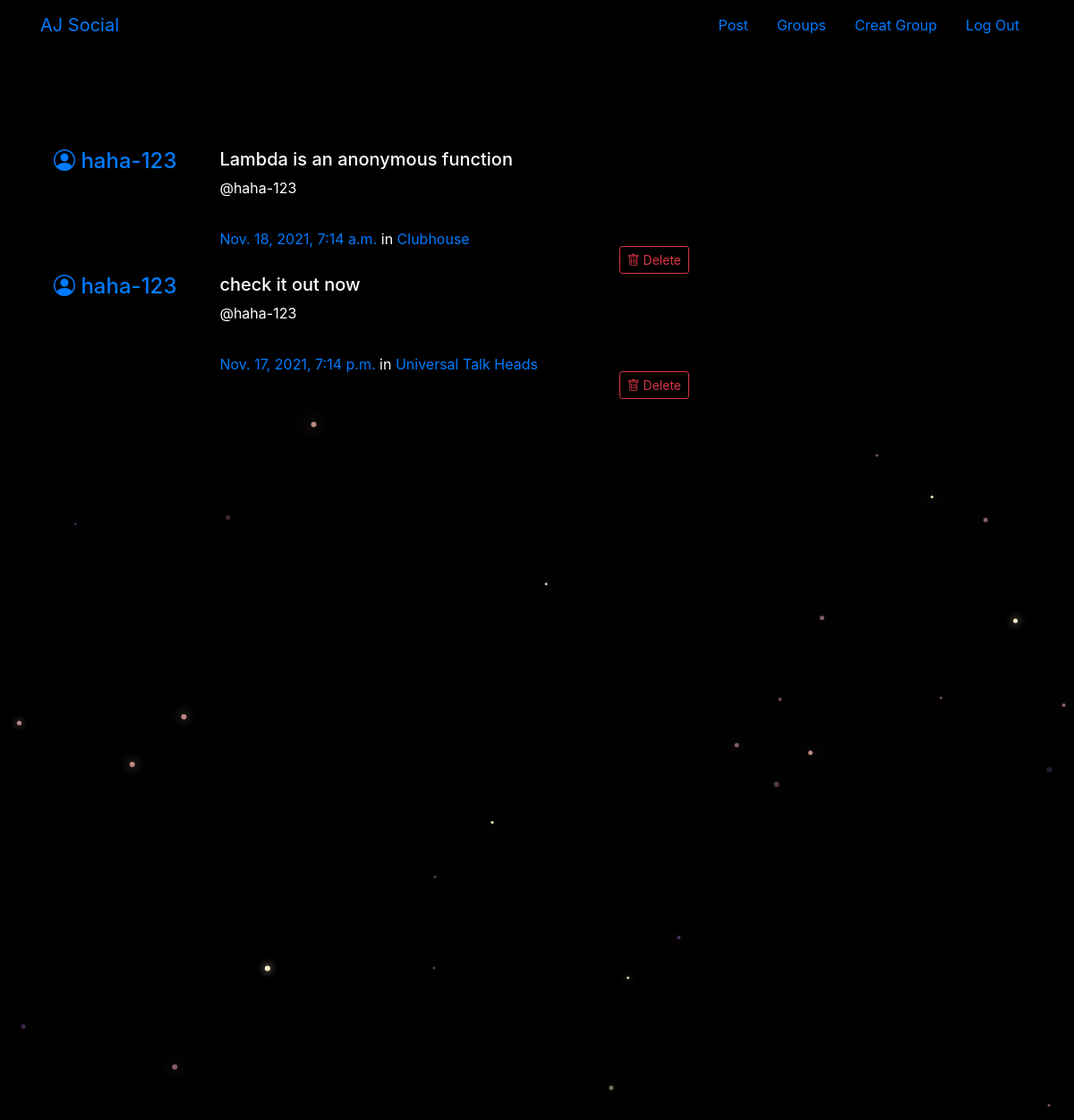
The app's page /posts/ (signed in) with its own data.
### posts/models.py (models this page shows, shortened)
class Post(models.Model):
	user = models.ForeignKey(User, related_name='posts', on_delete=models.CASCADE)
	created_at = models.DateTimeField(auto_now=True)
	message = models.TextField()
	message_html = models.TextField(editable=False)
	group = models.ForeignKey(Group, related_name='posts', null=True, blank=True, on_delete=models.CASCADE)
	class Meta(): #sub-class
		ordering = [ '-created_at'] # minus symbol before created_at so it will be dispplayed in desence order
		unique_together = ['user', 'message'] #every message is uniquely linked to a user

### groups/models.py (models this page shows, shortened)
class Group(models.Model):
	name = models.CharField(max_length=255, unique=True)
	slug = models.SlugField(allow_unicode=True, unique=True)
	description = models.TextField(blank=True, default='')
	description_html = models.TextField(editable=False, default='', blank=True)
	members = models.ManyToManyField(User, through='GroupMember')
	'''
	A "slug" is a way of generating a valid URL, generally using data already obtained.
	For instance, a slug uses the title of an article to generate a URL. I advise to generate the slug
	by means of a function, given the title (or another piece of data), rather than setting it manually.
	'''
	class Meta():
		ordering = ['name']

### posts/views.py (the view)
# urls.py: path('', views.PostList.as_view(), name='all'),
class PostList(SelectRelatedMixin, generic.ListView):
	model = models.Post
	select_related = ('user', 'group')

### posts/templates/posts/post_list.html (shortened to what this page needs)
{% extends 'posts/post_base.html' %}
{% block post_content %}
	<div class="col-md-8">
		{% for post in post_list %}
			{% include 'posts/_post.html' %}
		{% endfor %}
	</div>
{% endblock %}

### posts/templates/posts/_post.html
<div class="media">
	<h4 class="mr-5"><a href="{% url 'posts:for_user' username=post.user.username %}">
		<i class="bi bi-person-circle"></i>
		{{ post.user.username }}</a>
	</h4>
	<div class="media-body">
		<h5>{{ post.message_html|safe }}</h5>
		<p>@{{ post.user.username }}</p>
		<hr>
			<time class="time"><a href="{% url 'posts:single' username=post.user.username pk=post.pk %}">{{ post.created_at }}</a></time>
			{% if post.group %}
			<span class="group-name">in <a href="#">{{ post.group.name }}</a></span>
			{% endif %}
		<div class="media-footer">
			{% if user.is_authenticated and post.user == user and not hide_delete %}
				<a href="{% url 'posts:delete' pk=post.pk %}" title="delete" class="btn btn-outline-danger btn-sm" id="btn-delete-post" role="button">
					<i class="bi bi-trash" aria-hidden="true"></i>
					Delete
				</a>
			{% endif %}
		</div>
	</div>
</div>

### static/simplesocial/css/master.css (style rules this page uses)
body { margin: 0; overflow: hidden; background-color: black; color:white; }
#btn-delete-post { margin-top: 20px; }
.media-footer { float: right; }
.col-md-8 { margin-top: 60px; }

### records on screen
Post: user.username "haha-123", message_html "Lambda is an anonymous function", created_at "Nov. 18, 2021, 7:14 a.m.", group.name "Clubhouse", shows "Delete"
Post: user.username "haha-123", message_html "check it out now", created_at "Nov. 17, 2021, 7:14 p.m.", group.name "Universal Talk Heads", shows "Delete"
